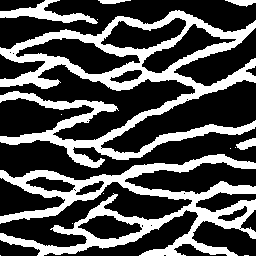
#> input picture sim_1.png, 256 x 256 px, found by its file name
$ python MPS_generation.py
#> lines starting #> are read from the running program, lines starting #| are printed output that depends on the picture
#!/usr/bin/env python3
# -*- coding: utf-8 -*-
"""
Created on Mon Apr  6 15:47:55 2020

@author: caroline
"""

#   SIMULATION A OF A BW IMAGE USING G2S (QS ALGORITHM)

from PIL import Image
from scipy import ndimage
import matplotlib.pyplot as plt
import numpy as np
#import math
from g2s import run as g2s
import time

#%% IMPORT TRAINING IMAGE
#rezising is not necessary as the dataset images have normally already been resized to 64x64 pixels
ti = np.array(Image.open('Datasets/Strebelle/Images/sim_1.png').convert('L').resize((64,64)))
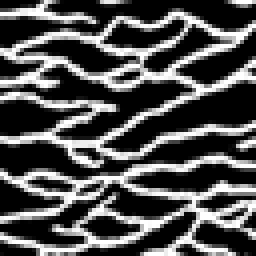
#> ti: shape (64, 64) (shown 4 times larger); min 0, max 255, mean 81.3
#ti = np.array(Image.open('stone.png'))
plt.imshow(ti)
print(ti.shape)
#| (64, 64)
#%% ALGO PARAMETERS
serverAddress='localhost' #'tesla-k20c.gaia.unil.ch' # used server address
ti = ti # training image
di = np.empty_like(ti)*np.nan # empty simulation grid (destination image)
#di = np.empty(300,300)*np.nan # simulation grid of arbitrary size
dt = np.array([0]) # data type (numpy array, 1 element per variable): 0 = continuous, 1 = categorical
k = 3 # quantile threshold, k=3 means the 3 best pattern are taken for every pixel simulation
n = 10 # maximum number of neighbors considered to form the pattern (the n informed and closest)
#ki = np.ones([200,200]) # uniform kernel, it gives weights to the nieghbor composing the pattern
kernel=np.ones(shape=(201,201)); # gaussian kernel
kernel[101,101]=0;
kernle=ndimage.morphology.distance_transform_edt(kernel)
ki = np.power(2,kernel)

s = 100 # initial random seed
jb = 4 # number of parallel jobs
nr = 100 # number of realizations

#%% LAUNCH SIMULATION
# IMPORTANT: before launching the sim, start the server from the G2S folder: ~/lib/G2S/build/c++-build$ ./server

qssim=np.empty(np.hstack([np.shape(di),nr]))*np.nan
plt.figure(figsize=(4,4))
t = time.time()
for i in range(nr):
    s=s+1
    print("realization " + str(i))
#> (the run stopped early here; a loop or call above may not have finished)
